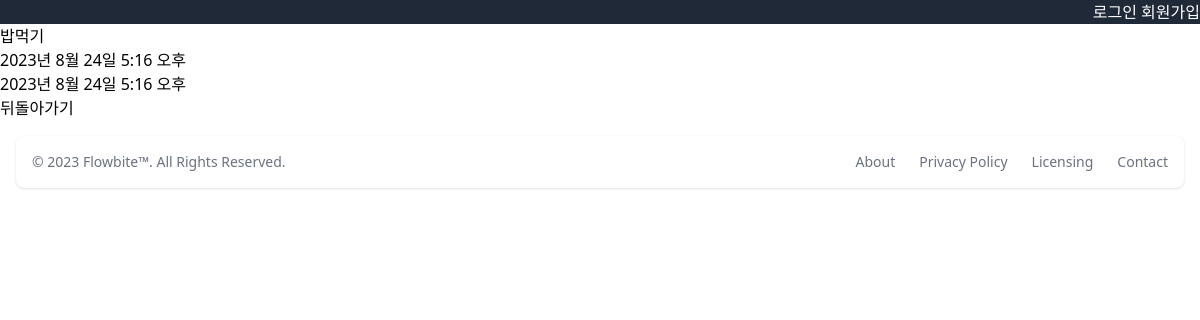
The app's page /todo/8/, older data.
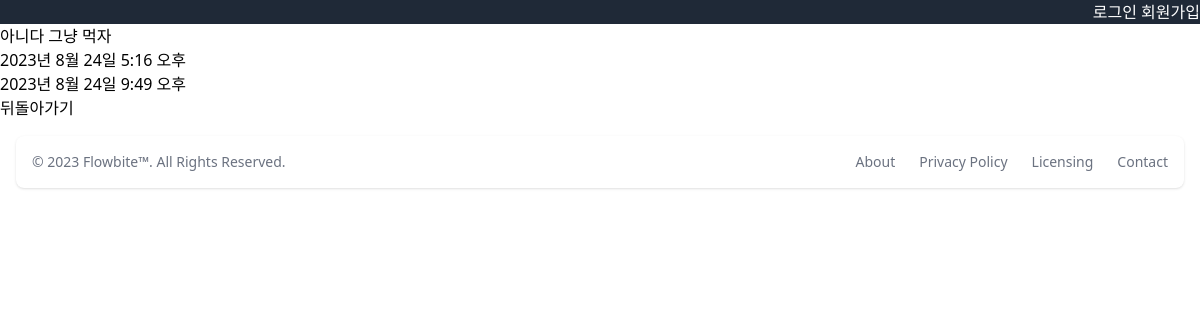
The same page, newer data.
### todo/models.py (models this page shows, shortened)
class Todo(models.Model):
    user = models.ForeignKey("user.User", on_delete=models.CASCADE)
    content = models.TextField()
    created_at = models.DateTimeField(auto_now_add=True)
    updated_at = models.DateTimeField(auto_now=True)
    is_done = models.BooleanField(default=False)
    image = models.ImageField(blank=True, null=True)

### todo/views.py (the view)
# urls.py: path("<int:todo_id>/", views.read),
def read(request, todo_id):
    todo = Todo.objects.get(id=todo_id)
    context = {
        "todo": todo,
    }
    return render(request, "todo/detail.html", context)

### todo/templates/todo/detail.html (shortened to what this page needs)
{% extends 'base.html' %} {% block content %}
<div>
  <h1>{{ todo.content }}</h1>
  <p>{{ todo.created_at }}</p>
  <p>{{ todo.updated_at }}</p>
  <a href="/todo/">
    <button>뒤돌아가기</button>
  </a>
</div>
{% endblock %}

### firstproject/templates/base.html (shortened to what this page needs)
<!DOCTYPE html>
<html lang="en">
  <head>
    <script src="https://cdn.tailwindcss.com"></script>
  </head>
  <body>
    <nav class="bg-gray-800 text-white flex justify-end space-x-5">
      {% if request.user.is_authenticated %}
      <div>{{ request.user.username }}</div>
      <form action="/user/logout/" method="post">
        {% csrf_token %}
        <button>로그아웃하기</button>
      </form>
      {% else %}
      <div>
        <a href="/user/login/">로그인</a>
        <a href="/user/signup/">회원가입</a>
      </div>
      {% endif %}
    </nav>
    {% block content %} {% endblock %}
    <footer class="bg-white rounded-lg shadow m-4 dark:bg-gray-800">
      <div
        class="w-full mx-auto max-w-screen-xl p-4 md:flex md:items-center md:justify-between"
      >
        <span class="text-sm text-gray-500 sm:text-center dark:text-gray-400"
          >© 2023
          <a href="https://flowbite.com/" class="hover:underline">Flowbite™</a>.
          All Rights Reserved.
        </span>
        <ul
          class="flex flex-wrap items-center mt-3 text-sm font-medium text-gray-500 dark:text-gray-400 sm:mt-0"
        >
          <li>
            <a href="#" class="mr-4 hover:underline md:mr-6">About</a>
          </li>
          <li>
            <a href="#" class="mr-4 hover:underline md:mr-6">Privacy Policy</a>
          </li>
          <li>
            <a href="#" class="mr-4 hover:underline md:mr-6">Licensing</a>
          </li>
          <li>
            <a href="#" class="hover:underline">Contact</a>
          </li>
        </ul>
      </div>
    </footer>
  </body>
</html>

Row changes from the older to the newer data that the page shows:
changed Todo "2023년 8월 24일 5:16 오후": content "밥먹기" → "아니다 그냥 먹자"; updated_at "2023년 8월 24일 5:16 오후" → "2023년 8월 24일 9:49 오후"
